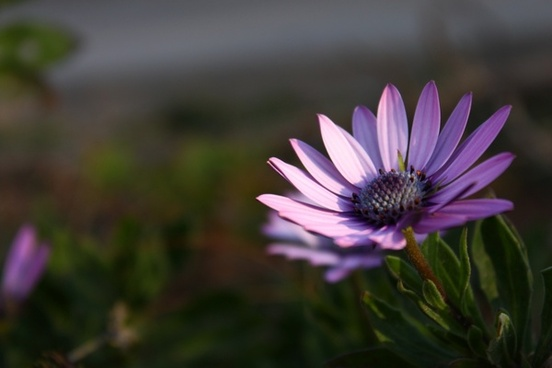
#> input picture images/flower.jpg, 552 x 368 px
$ jupyter execute 02_introduction_to_computer_vision.ipynb   (text cells are left out)
#> lines starting #> are read from the running program, lines starting #| are printed output that depends on the picture; after the words box and inside, x2 and y2 are one past the last pixel; in counts of white or black regions, pixels touching at a corner belong together
[cell 1]
# Import numpy
import numpy as np

# Import OpenCv
import cv2

[cell 2]
print(cv2.__version__)

[cell 3]
# Load the image
image = cv2.imread('./images/flower.jpg')
#> image is the input picture: shape (368, 552, 3); mean B, G, R 55.9, 60, 64.9

[cell 4]
# Display the image
cv2.imshow('Flower', image)
cv2.waitKey()

cv2.destroyAllWindows()

[cell 5]
# Write the image
cv2.imwrite('flower2.jpg', image)
#> Out = True

[cell 6]
# Note: if "0" is passed to "VideoCapture" the source will be the webcam
#       and if the address of a video file is passed to "VideoCapture" the source will be that video
cap = cv2.VideoCapture(0)

while True:
    ret, frame = cap.read()
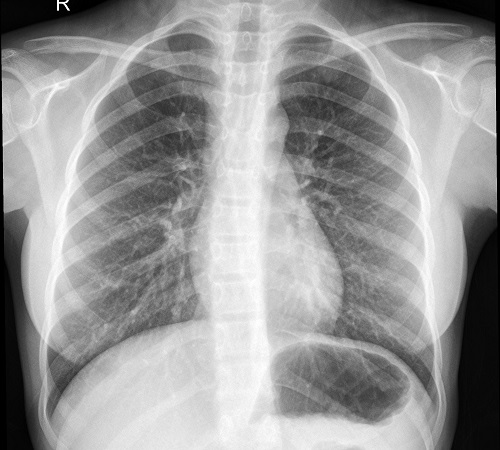
#> input picture images/xray.jpeg, 500 x 450 px, given in place of the camera
#> frame is the input picture: shape (450, 500, 3); min 0, max 255, mean 151.4
    cv2.imshow('Webcam', frame)
    if cv2.waitKey(1) == 13: #13 is the Enter Key
#> (key Esc is pressed here)
        break

# Release camera and close windows
cap.release()
cv2.destroyAllWindows()

[cell 7]
image.shape
#> Out = (368, 552, 3)

[cell 8]
# Print dimensions of the image
print ('Height of the Image:', image.shape[0], 'pixels')
#| Height of the Image: 368 pixels
print ('Width of the Image: ', image.shape[1], 'pixels')
#| Width of the Image:  552 pixels
print ('Channel(s) of the Image: ', image.shape[2], 'channel(s)')
#| Channel(s) of the Image:  3 channel(s)

[cell 9]
# To convert to grayscale, use "cvtColor"
gray_image = cv2.cvtColor(image, cv2.COLOR_BGR2GRAY)

cv2.imshow('Grayscale Flower', gray_image)
cv2.waitKey()

cv2.destroyAllWindows()

[cell 10]
gray_image.shape
#> Out = (368, 552)

[cell 11]
# "split" function splits the image into each dimension
B, G, R = cv2.split(image)

# Create a matrix of zeros with dimensions of height and width
zeros = np.zeros(image.shape[:2], dtype = "uint8")

# Note: In OpenCV, the images are in the form of BGR (NOT RGB)
cv2.imshow("Red Channel", cv2.merge([zeros, zeros, R]))
cv2.waitKey()
cv2.imshow("Green Channel", cv2.merge([zeros, G, zeros]))
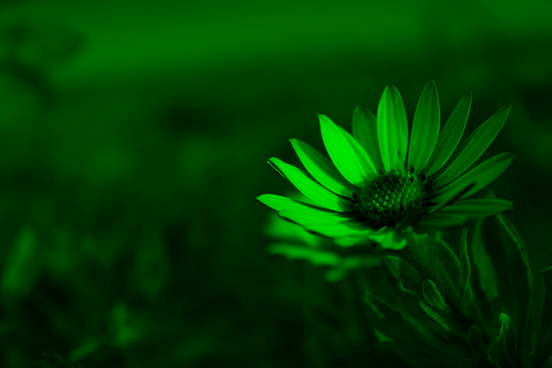
#> window 'Green Channel': shape (368, 552, 3); mean B, G, R 0, 60, 0
cv2.waitKey()
cv2.imshow("Blue Channel", cv2.merge([B, zeros, zeros]))
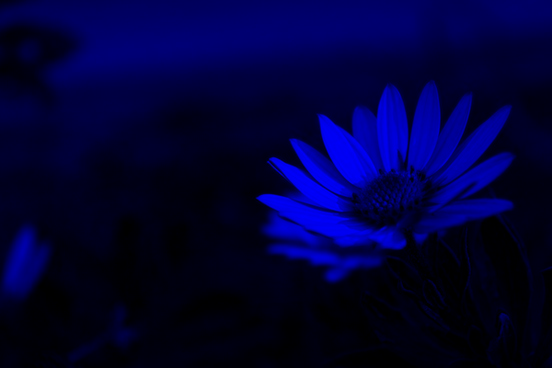
#> window 'Blue Channel': shape (368, 552, 3); mean B, G, R 55.9, 0, 0
cv2.waitKey()

cv2.destroyAllWindows()

[cell 12]
gray_image.shape
#> Out = (368, 552)

[cell 13]
image[200, 300]
#> Out = [201, 157, 194]

[cell 14]
gray_image[200, 300]
#> Out = 173

[cell 15]
image[200, 300] + 20
#> Out = [221, 177, 214]

[cell 16]
image[200, 300] * 2
#> Out = [146, 58, 132]

[cell 17]
image = cv2.imread('./images/flower.jpg')

# Draw a line
cv2.line(image, (0,0), (400,400), (0,255,0), 2)

cv2.imshow("Line", image)
cv2.waitKey()

cv2.destroyAllWindows()

[cell 18]
image = cv2.imread('./images/flower.jpg')

# Draw a Rectangle
cv2.rectangle(image, (50,100), (300,250), (255,0,0), 5)

cv2.imshow("Rectangle", image)
cv2.waitKey()

cv2.destroyAllWindows()

[cell 19]
image = cv2.imread('./images/flower.jpg')

# Draw a Cicle
cv2.circle(image, (200, 200), 100, (50,0,255), 5)

cv2.imshow("Circle", image)
cv2.waitKey()

cv2.destroyAllWindows()

[cell 20]
image = cv2.imread('./images/flower.jpg')

# Put a text
cv2.putText(image, 'This is a flower!', (10,50), cv2.FONT_HERSHEY_COMPLEX, 1, (200,170,100), 2)

cv2.imshow("Text", image)
cv2.waitKey()

cv2.destroyAllWindows()

[cell 21]
image = cv2.imread('./images/flower.jpg')

cv2.imshow('Original', image)
cv2.waitKey()

# Store height and width of the image
height, width = image.shape[:2]
#> height = 368; width = 552

quarter_height, quarter_width = height/4, width/4
#> quarter_height = 92; quarter_width = 138

#  T  = | 1 0 Tx |
#       | 0 1 Ty |

# T is our translation matrix
T = np.float32([[1, 0, quarter_width], [0, 1,quarter_height]])
#> T = [[1, 0, 138], [0, 1, 92]]

# Use warpAffine to transform the image using the matrix T
img_translation = cv2.warpAffine(image, T, (width, height))
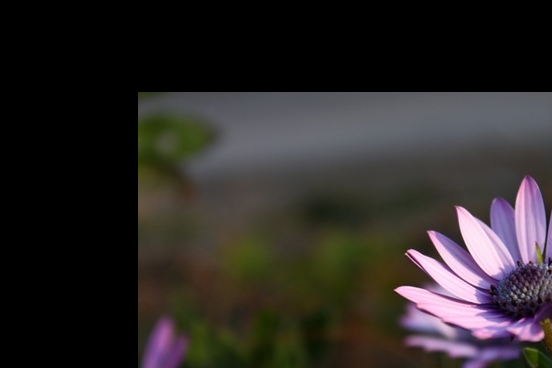
#> img_translation: shape (368, 552, 3); mean B, G, R 40.3, 41.8, 46.1

cv2.imshow('Translation', img_translation)
cv2.waitKey()

cv2.destroyAllWindows()

[cell 22]
image = cv2.imread('./images/flower.jpg')

cv2.imshow('Original', image)
cv2.waitKey()

# Store height and width of the image
height, width = image.shape[:2]

half_height, half_width = height/2, width/2

# T is the rotation matrix
T = cv2.getRotationMatrix2D((half_width, half_height), 20, 1)

# Use warpAffine to rotate the image using the matrix T around its centre
rotated_image = cv2.warpAffine(image, T, (width, height))

cv2.imshow('Rotation', rotated_image)
cv2.waitKey()

cv2.destroyAllWindows()

[cell 23]
image = cv2.imread('./images/flower.jpg')

cv2.imshow('Original', image)
cv2.waitKey()

# Use "transpose" method to flip a the image over its diagonal (switches the row and column indices of the matrix)
rotated_image = cv2.transpose(image)
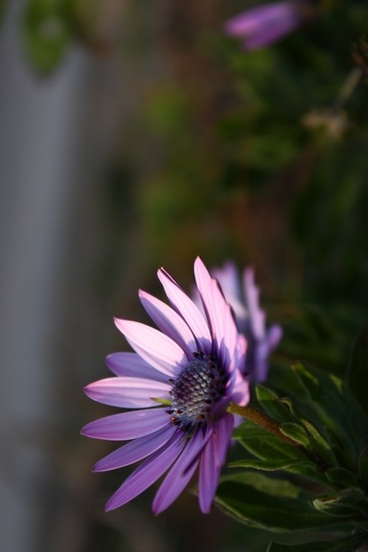
#> rotated_image: shape (552, 368, 3); mean B, G, R 55.9, 60, 64.9

cv2.imshow('Rotation - Method 2', rotated_image)
cv2.waitKey()

cv2.destroyAllWindows()

[cell 24]
image = cv2.imread('./images/flower.jpg')

cv2.imshow('Original', image)
cv2.waitKey()

# Horizontal flip
flipped = cv2.flip(image, 1)

cv2.imshow('Horizontal Flip', flipped)
cv2.waitKey()

# Vertical flip
flipped = cv2.flip(image, 0)

cv2.imshow('Vertical Flip', flipped)
cv2.waitKey()

# Horizontal and Vertical flip
flipped = cv2.flip(image, -1)
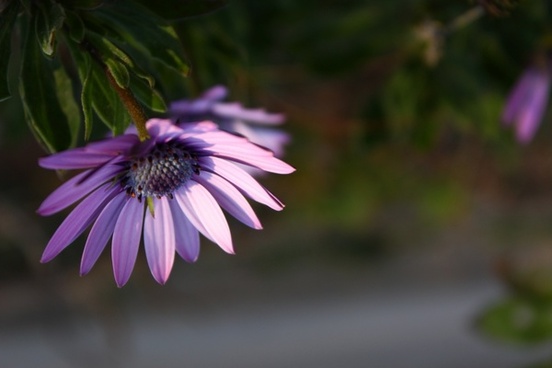
#> flipped: shape (368, 552, 3); mean B, G, R 55.9, 60, 64.9

cv2.imshow('Horizontal and Vertical Flip', flipped)
cv2.waitKey()

cv2.destroyAllWindows()

[cell 25]
image = cv2.imread('./images/flower.jpg')

cv2.imshow('Original', image)
cv2.waitKey()

# Resizing by setting exact dimensions
img_scaled = cv2.resize(image, (300, 400), interpolation = cv2.INTER_AREA)
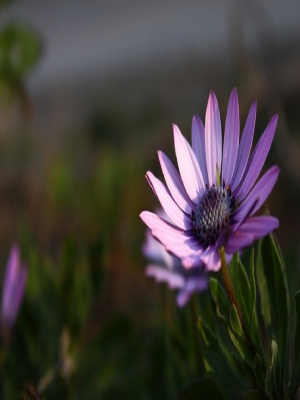
#> img_scaled: shape (400, 300, 3); mean B, G, R 55.9, 59.9, 64.8
cv2.imshow('Scaling - Size of (300, 400)', img_scaled)
cv2.waitKey()

cv2.destroyAllWindows()

[cell 26]
image = cv2.imread('./images/flower.jpg')

cv2.imshow("Original", image)
cv2.waitKey()

# Crop out the arbitray area
cropped = image[100:300 , 200:800, :]
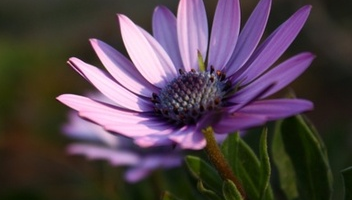
#> cropped: shape (200, 352, 3); mean B, G, R 75.9, 67.6, 82.5

cv2.imshow("Cropped", cropped)
cv2.waitKey()

cv2.destroyAllWindows()

[cell 27]
image = cv2.imread('./images/flower.jpg', 0)
#> image: shape (368, 552); min 0, max 244, mean 61

cv2.imshow('Original', image)
cv2.waitKey()

# Values below 127 goes to 0 (black) and everything above 127 goes to 255 (white)
ret, thresh = cv2.threshold(image, 127, 255, cv2.THRESH_BINARY)
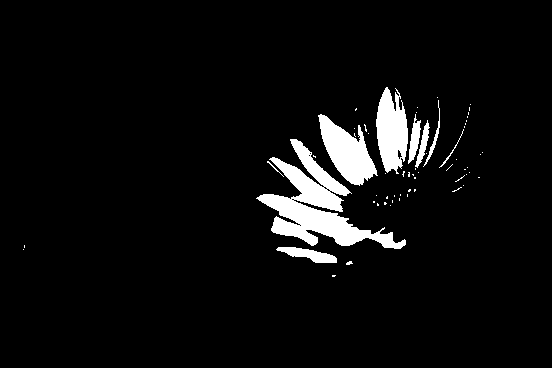
#> thresh: shape (368, 552); 5.4% white; 62 white regions (53 under 20 px), largest, box (x1, y1, x2, y2) and area: (256, 139, 406, 249) 5313, (318, 114, 378, 186) 2159, (376, 87, 408, 174) 1948

cv2.imshow('Binary Threshold', thresh)
cv2.waitKey()

cv2.destroyAllWindows()

[cell 28]
image = cv2.imread('./images/flower.jpg', 0)

cv2.imshow('Original', image)
cv2.waitKey()

# Canny  Filter for Edge Detection
canny = cv2.Canny(image, 60, 120)
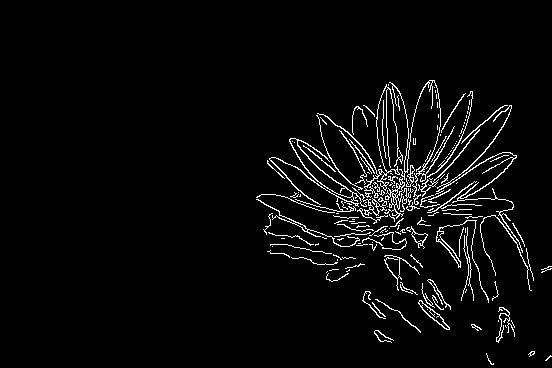
#> canny: shape (368, 552); 3.7% white in thin lines or dots, all inside (x1, y1, x2, y2) = (256, 80, 552, 365)

cv2.imshow('Canny', canny)
cv2.waitKey()

cv2.destroyAllWindows()
